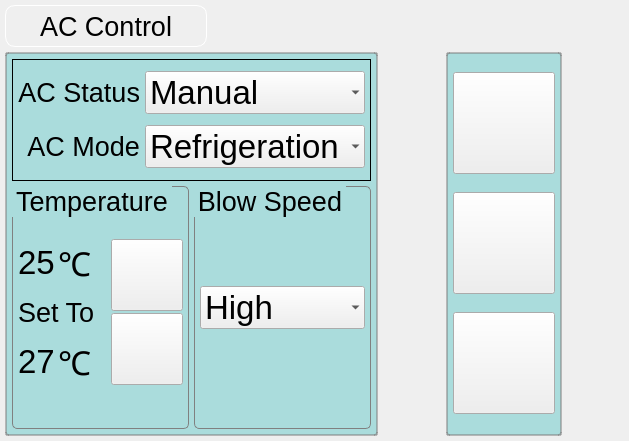
<?xml version="1.0" encoding="UTF-8"?>
<ui version="4.0">
 <class>AirConditioningControlPage</class>
 <widget class="QWidget" name="AirConditioningControlPage">
  <property name="geometry">
   <rect>
    <x>0</x>
    <y>0</y>
    <width>629</width>
    <height>441</height>
   </rect>
  </property>
  <property name="sizePolicy">
   <sizepolicy hsizetype="Preferred" vsizetype="MinimumExpanding">
    <horstretch>0</horstretch>
    <verstretch>0</verstretch>
   </sizepolicy>
  </property>
  <property name="windowTitle">
   <string>Form</string>
  </property>
  <property name="styleSheet">
   <string notr="true">QLabel#titleLabel {
	padding-width-left:5px;
	padding-width-right:5px;
	border: 1px solid white;
	border-radius: 10px;
	min-width: 200px;
	min-height: 40px;
}

QLabel#statusLabel {
	background-color: white;
}

 QComboBox {
	selection-background-color: transparent;
	selection-color: black;
}

 QGroupBox {
     border: 1px solid gray;
     border-radius: 5px;
 }
QGroupBox::title {
     subcontrol-origin: margin;
     subcontrol-position: top left; /* position at the top center */
 }

QFrame#frame_1,#frame_2  {
	border: 2px solid rgb(125, 125, 125, 50%);
	border-radius: 3px;
	background-color:rgb(100, 200, 200, 50%);
}

QFrame#frame_1 QPushButton {
	min-width: 100px;
	min-height: 100px;
	max-width: 100px;
	max-height: 100px;
	border-image: url(:/Hac/round-button.png);
}

QFrame#frame_2 QPushButton {
	min-width: 70px;
	min-height: 70px;
	max-width: 70px;
	max-height: 70px;
	border-image: url(:/Hac/round-button-small.png);
}

 QPushButton#scheduleButton {
	image: url(&quot;:/Hac/clock.png&quot;);
 }

QPushButton#tempUpButton {
	image: url(:/Hac/up-arrow-black.png);
}
QPushButton#tempUpButton:pressed {
	image: url(:/Hac/up-arrow-red.png);
}
QPushButton#tempDownButton {
	image: url(:/Hac/down-arrow-black.png);
}
QPushButton#tempDownButton:pressed {
	image: url(:/Hac/down-arrow-red.png);
}

QPushButton#blowUpButton {
	image: url(:/Hac/up-arrow-black.png);
}
QPushButton#blowUpButton:pressed {
	image: url(:/Hac/up-arrow-red.png);
}
QPushButton#blowDownButton {
	image: url(:/Hac/down-arrow-black.png);
}
QPushButton#blowDownButton:pressed {
	image: url(:/Hac/down-arrow-red.png);
}

QPushButton#startButton {
	image: url(:/Hac/right-arrow-black.png);
}
QPushButton#startButton:pressed {
	image: url(:/Hac/right-arrow-red.png);
}
QPushButton#stopButton {
	image: url(:/Hac/stop.png);
}
QPushButton#stopButton:pressed {
	image: url(:/Hac/stop-red.png);
}

QSpinBox {
	margin: 1px;
	selection-background-color: transparent;
	text: black;
	selection-color: black;
	font: normal 15px;
	border: 1px solid black;
	padding-width-right: 40px;
}

QSpinBox::up-button {
	subcontrol-origin: border;
    subcontrol-position: right center;
	width: 20px;
	height: 20px;
}

QSpinBox:up-arrow {
     image: url(:/Hac/up-arrow-black.png);
     width: 20px;
     height: 20px;
}
QSpinBox::up-arrow:pressed {
     image: url(:/Hac/up-arrow-red.png);
}


QSpinBox::down-button {
    subcontrol-origin: border;
    subcontrol-position: right center;
	left: -20px;
	width: 20px;
	height: 20px;
}

QSpinBox::down-arrow {
     image: url(:/Hac/down-arrow-black.png);
     width: 20px;
     height: 20px;
}
QSpinBox::down-arrow:pressed {
     image: url(:/Hac/down-arrow-red.png);
}


</string>
  </property>
  <layout class="QGridLayout" name="gridLayout_9">
   <property name="margin">
    <number>5</number>
   </property>
   <property name="spacing">
    <number>5</number>
   </property>
   <item row="0" column="0" colspan="4">
    <layout class="QHBoxLayout" name="horizontalLayout">
     <item>
      <widget class="QLabel" name="titleLabel">
       <property name="font">
        <font>
         <pointsize>20</pointsize>
        </font>
       </property>
       <property name="text">
        <string>AC Control</string>
       </property>
       <property name="alignment">
        <set>Qt::AlignCenter</set>
       </property>
      </widget>
     </item>
     <item>
      <spacer name="horizontalSpacer">
       <property name="orientation">
        <enum>Qt::Horizontal</enum>
       </property>
       <property name="sizeHint" stdset="0">
        <size>
         <width>18</width>
         <height>19</height>
        </size>
       </property>
      </spacer>
     </item>
    </layout>
   </item>
   <item row="1" column="0">
    <widget class="QFrame" name="frame_2">
     <property name="frameShape">
      <enum>QFrame::StyledPanel</enum>
     </property>
     <property name="frameShadow">
      <enum>QFrame::Raised</enum>
     </property>
     <layout class="QGridLayout" name="gridLayout_7">
      <property name="margin">
       <number>5</number>
      </property>
      <property name="spacing">
       <number>5</number>
      </property>
      <item row="0" column="0" colspan="2">
       <widget class="QFrame" name="frame_3">
        <property name="frameShape">
         <enum>QFrame::Box</enum>
        </property>
        <property name="frameShadow">
         <enum>QFrame::Plain</enum>
        </property>
        <layout class="QGridLayout" name="gridLayout_6">
         <property name="margin">
          <number>5</number>
         </property>
         <property name="spacing">
          <number>5</number>
         </property>
         <item row="0" column="0">
          <widget class="QLabel" name="_statusLabel">
           <property name="font">
            <font>
             <pointsize>20</pointsize>
            </font>
           </property>
           <property name="text">
            <string>AC Status</string>
           </property>
           <property name="alignment">
            <set>Qt::AlignRight|Qt::AlignTrailing|Qt::AlignVCenter</set>
           </property>
          </widget>
         </item>
         <item row="2" column="0">
          <widget class="QLabel" name="label_4">
           <property name="font">
            <font>
             <pointsize>20</pointsize>
            </font>
           </property>
           <property name="text">
            <string>AC Mode</string>
           </property>
           <property name="alignment">
            <set>Qt::AlignRight|Qt::AlignTrailing|Qt::AlignVCenter</set>
           </property>
          </widget>
         </item>
         <item row="0" column="1">
          <widget class="QComboBox" name="comboBox">
           <property name="font">
            <font>
             <pointsize>25</pointsize>
            </font>
           </property>
           <property name="frame">
            <bool>false</bool>
           </property>
           <item>
            <property name="text">
             <string>Manual</string>
            </property>
           </item>
           <item>
            <property name="text">
             <string>Programming</string>
            </property>
           </item>
          </widget>
         </item>
         <item row="2" column="1">
          <widget class="QComboBox" name="comboBox_2">
           <property name="font">
            <font>
             <pointsize>25</pointsize>
            </font>
           </property>
           <property name="frame">
            <bool>false</bool>
           </property>
           <item>
            <property name="text">
             <string>Refrigeration</string>
            </property>
           </item>
           <item>
            <property name="text">
             <string>Heating</string>
            </property>
           </item>
           <item>
            <property name="text">
             <string>Auto</string>
            </property>
           </item>
           <item>
            <property name="text">
             <string>Blow</string>
            </property>
           </item>
          </widget>
         </item>
        </layout>
       </widget>
      </item>
      <item row="1" column="0" rowspan="2">
       <widget class="QGroupBox" name="groupBox">
        <property name="font">
         <font>
          <pointsize>20</pointsize>
         </font>
        </property>
        <property name="title">
         <string>Temperature</string>
        </property>
        <layout class="QGridLayout" name="gridLayout_4">
         <property name="leftMargin">
          <number>5</number>
         </property>
         <property name="topMargin">
          <number>15</number>
         </property>
         <property name="rightMargin">
          <number>5</number>
         </property>
         <property name="bottomMargin">
          <number>5</number>
         </property>
         <property name="spacing">
          <number>5</number>
         </property>
         <item row="0" column="0">
          <layout class="QGridLayout" name="gridLayout_3">
           <property name="spacing">
            <number>2</number>
           </property>
           <item row="3" column="1" colspan="2">
            <widget class="QLabel" name="label_6">
             <property name="font">
              <font>
               <pointsize>20</pointsize>
              </font>
             </property>
             <property name="text">
              <string>Set To</string>
             </property>
            </widget>
           </item>
           <item row="4" column="1">
            <widget class="QLabel" name="tempSetLabel">
             <property name="font">
              <font>
               <pointsize>25</pointsize>
              </font>
             </property>
             <property name="text">
              <string>27</string>
             </property>
            </widget>
           </item>
           <item row="4" column="2" colspan="2">
            <widget class="QLabel" name="label_10">
             <property name="font">
              <font>
               <family>unifont</family>
               <pointsize>25</pointsize>
              </font>
             </property>
             <property name="text">
              <string>℃</string>
             </property>
            </widget>
           </item>
           <item row="0" column="2">
            <widget class="QLabel" name="label_9">
             <property name="font">
              <font>
               <family>unifont</family>
               <pointsize>25</pointsize>
              </font>
             </property>
             <property name="text">
              <string>℃</string>
             </property>
            </widget>
           </item>
           <item row="0" column="1">
            <widget class="QLabel" name="label_7">
             <property name="font">
              <font>
               <pointsize>25</pointsize>
              </font>
             </property>
             <property name="text">
              <string>25</string>
             </property>
            </widget>
           </item>
          </layout>
         </item>
         <item row="0" column="1">
          <layout class="QGridLayout" name="gridLayout_2">
           <property name="spacing">
            <number>2</number>
           </property>
           <item row="2" column="0">
            <widget class="QPushButton" name="tempUpButton">
             <property name="autoRepeat">
              <bool>true</bool>
             </property>
            </widget>
           </item>
           <item row="3" column="0">
            <widget class="QPushButton" name="tempDownButton">
             <property name="autoRepeat">
              <bool>true</bool>
             </property>
            </widget>
           </item>
          </layout>
         </item>
        </layout>
       </widget>
      </item>
      <item row="1" column="1" rowspan="2">
       <widget class="QGroupBox" name="groupBox_2">
        <property name="font">
         <font>
          <pointsize>20</pointsize>
         </font>
        </property>
        <property name="title">
         <string>Blow Speed</string>
        </property>
        <property name="alignment">
         <set>Qt::AlignLeading|Qt::AlignLeft|Qt::AlignTop</set>
        </property>
        <layout class="QGridLayout" name="gridLayout_5">
         <property name="margin">
          <number>5</number>
         </property>
         <property name="spacing">
          <number>5</number>
         </property>
         <item row="0" column="0">
          <widget class="QComboBox" name="comboBox_3">
           <property name="font">
            <font>
             <pointsize>25</pointsize>
            </font>
           </property>
           <property name="frame">
            <bool>false</bool>
           </property>
           <item>
            <property name="text">
             <string>High</string>
            </property>
           </item>
           <item>
            <property name="text">
             <string>Middle</string>
            </property>
           </item>
           <item>
            <property name="text">
             <string>Low</string>
            </property>
           </item>
           <item>
            <property name="text">
             <string>Auto</string>
            </property>
           </item>
          </widget>
         </item>
        </layout>
       </widget>
      </item>
     </layout>
    </widget>
   </item>
   <item row="1" column="2">
    <widget class="QFrame" name="frame_1">
     <property name="sizePolicy">
      <sizepolicy hsizetype="Preferred" vsizetype="Expanding">
       <horstretch>0</horstretch>
       <verstretch>0</verstretch>
      </sizepolicy>
     </property>
     <property name="frameShape">
      <enum>QFrame::Box</enum>
     </property>
     <property name="frameShadow">
      <enum>QFrame::Plain</enum>
     </property>
     <layout class="QGridLayout" name="gridLayout">
      <property name="margin">
       <number>5</number>
      </property>
      <property name="spacing">
       <number>5</number>
      </property>
      <item row="0" column="0">
       <widget class="QPushButton" name="startButton"/>
      </item>
      <item row="1" column="0">
       <widget class="QPushButton" name="stopButton"/>
      </item>
      <item row="2" column="0">
       <widget class="QPushButton" name="scheduleButton"/>
      </item>
     </layout>
    </widget>
   </item>
   <item row="1" column="1">
    <spacer name="horizontalSpacer_2">
     <property name="orientation">
      <enum>Qt::Horizontal</enum>
     </property>
     <property name="sizeHint" stdset="0">
      <size>
       <width>40</width>
       <height>20</height>
      </size>
     </property>
    </spacer>
   </item>
   <item row="1" column="3">
    <spacer name="horizontalSpacer_3">
     <property name="orientation">
      <enum>Qt::Horizontal</enum>
     </property>
     <property name="sizeHint" stdset="0">
      <size>
       <width>40</width>
       <height>20</height>
      </size>
     </property>
    </spacer>
   </item>
  </layout>
 </widget>
 <resources>
  <include location="../res/hac.qrc"/>
 </resources>
 <connections/>
</ui>
